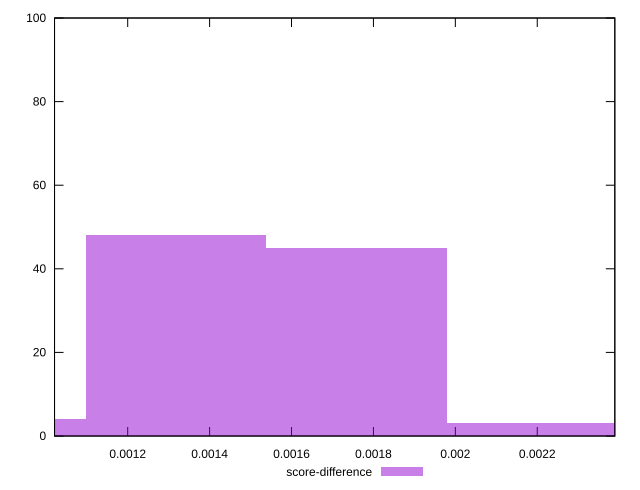

Write gnuplot code to recreate this figure.
reset

$scoreDifference <<EOF
0.0013189804404924702 48
0.0017586405873232936 45
0.0008793202936616468 4
0.002198300734154117 3
EOF

set key outside below
set boxwidth 0.0004396601468308234
set xrange [0.0010213360007452765:0.0023894021307873103]
set yrange [0:100]
set trange [0:100]
set style fill transparent solid 0.5 noborder
set terminal svg size 640, 490 enhanced background rgb 'white'
set output "reprap/mainthread-work-breakdown/samples/pages+cached+noexternal/score-difference/histogram.svg"

plot $scoreDifference title "score-difference" with boxes

reset
